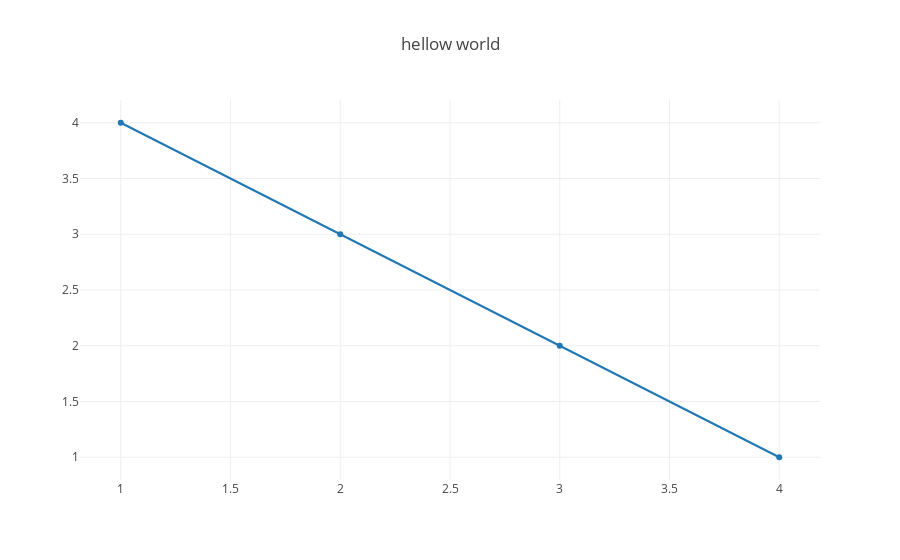

Here is the notebook cell this chart was saved with:
### Markdown cell above
# Plotly

### Code cell
import plotly
from plotly.graph_objs import Scatter, Layout
plotly.offline.init_notebook_mode(connected=True)
plotly.offline.iplot({'data':[Scatter(x=[1,2,3,4], y=[4,3,2,1])],
                      'layout':Layout(title='hellow world')})

### Figure 1 — Plotly figure (JSON) as saved in the notebook; plotly's stock layout.template omitted (floating-point values rounded to 4 significant figures)
{"data": [{"type": "scatter", "x": [1, 2, 3, 4], "y": [4, 3, 2, 1]}], "layout": {"title": "hellow world"}}
